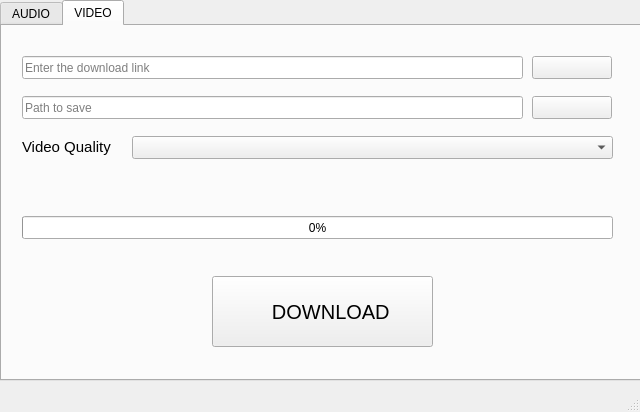
<?xml version="1.0" encoding="UTF-8"?>
<ui version="4.0">
 <class>MainWindow</class>
 <widget class="QMainWindow" name="MainWindow">
  <property name="geometry">
   <rect>
    <x>0</x>
    <y>0</y>
    <width>640</width>
    <height>412</height>
   </rect>
  </property>
  <property name="windowTitle">
   <string>MainWindow</string>
  </property>
  <widget class="QWidget" name="centralwidget">
   <widget class="QTabWidget" name="tabWidget">
    <property name="geometry">
     <rect>
      <x>0</x>
      <y>0</y>
      <width>641</width>
      <height>381</height>
     </rect>
    </property>
    <property name="layoutDirection">
     <enum>Qt::LeftToRight</enum>
    </property>
    <property name="autoFillBackground">
     <bool>false</bool>
    </property>
    <property name="currentIndex">
     <number>1</number>
    </property>
    <widget class="QWidget" name="tab_2">
     <attribute name="title">
      <string>AUDIO</string>
     </attribute>
     <widget class="QPushButton" name="pushButton">
      <property name="geometry">
       <rect>
        <x>210</x>
        <y>250</y>
        <width>221</width>
        <height>71</height>
       </rect>
      </property>
      <property name="font">
       <font>
        <pointsize>15</pointsize>
        <weight>50</weight>
        <italic>false</italic>
        <bold>false</bold>
        <underline>false</underline>
       </font>
      </property>
      <property name="layoutDirection">
       <enum>Qt::LeftToRight</enum>
      </property>
      <property name="text">
       <string>   DOWNLOAD</string>
      </property>
      <property name="icon">
       <iconset resource="photo.qrc">
        <normaloff>:/icons/download.png</normaloff>:/icons/download.png</iconset>
      </property>
      <property name="iconSize">
       <size>
        <width>20</width>
        <height>20</height>
       </size>
      </property>
     </widget>
     <widget class="QLineEdit" name="lineEdit">
      <property name="geometry">
       <rect>
        <x>20</x>
        <y>30</y>
        <width>501</width>
        <height>23</height>
       </rect>
      </property>
      <property name="placeholderText">
       <string>Enter the download link</string>
      </property>
     </widget>
     <widget class="QLineEdit" name="lineEdit_2">
      <property name="geometry">
       <rect>
        <x>20</x>
        <y>70</y>
        <width>501</width>
        <height>23</height>
       </rect>
      </property>
      <property name="placeholderText">
       <string>Path to save</string>
      </property>
     </widget>
     <widget class="QPushButton" name="pushButton_2">
      <property name="geometry">
       <rect>
        <x>530</x>
        <y>70</y>
        <width>80</width>
        <height>23</height>
       </rect>
      </property>
      <property name="text">
       <string/>
      </property>
      <property name="icon">
       <iconset resource="photo.qrc">
        <normaloff>:/icons/browse.png</normaloff>:/icons/browse.png</iconset>
      </property>
     </widget>
     <widget class="QProgressBar" name="progressBar">
      <property name="geometry">
       <rect>
        <x>20</x>
        <y>190</y>
        <width>591</width>
        <height>23</height>
       </rect>
      </property>
      <property name="value">
       <number>0</number>
      </property>
     </widget>
     <widget class="QPushButton" name="pushButton_3">
      <property name="geometry">
       <rect>
        <x>530</x>
        <y>30</y>
        <width>80</width>
        <height>23</height>
       </rect>
      </property>
      <property name="text">
       <string/>
      </property>
      <property name="icon">
       <iconset resource="photo.qrc">
        <normaloff>:/icons/check.png</normaloff>:/icons/check.png</iconset>
      </property>
     </widget>
     <widget class="QLabel" name="label">
      <property name="geometry">
       <rect>
        <x>20</x>
        <y>110</y>
        <width>101</width>
        <height>21</height>
       </rect>
      </property>
      <property name="font">
       <font>
        <pointsize>11</pointsize>
       </font>
      </property>
      <property name="text">
       <string>Audio Quality</string>
      </property>
     </widget>
     <widget class="QComboBox" name="comboBox">
      <property name="geometry">
       <rect>
        <x>130</x>
        <y>110</y>
        <width>481</width>
        <height>23</height>
       </rect>
      </property>
     </widget>
    </widget>
    <widget class="QWidget" name="tab">
     <attribute name="title">
      <string>VIDEO</string>
     </attribute>
     <widget class="QProgressBar" name="progressBar_2">
      <property name="geometry">
       <rect>
        <x>20</x>
        <y>190</y>
        <width>591</width>
        <height>23</height>
       </rect>
      </property>
      <property name="value">
       <number>0</number>
      </property>
     </widget>
     <widget class="QLineEdit" name="lineEdit_3">
      <property name="geometry">
       <rect>
        <x>20</x>
        <y>30</y>
        <width>501</width>
        <height>23</height>
       </rect>
      </property>
      <property name="placeholderText">
       <string>Enter the download link</string>
      </property>
     </widget>
     <widget class="QPushButton" name="pushButton_4">
      <property name="geometry">
       <rect>
        <x>530</x>
        <y>30</y>
        <width>80</width>
        <height>23</height>
       </rect>
      </property>
      <property name="text">
       <string/>
      </property>
      <property name="icon">
       <iconset resource="photo.qrc">
        <normaloff>:/icons/check.png</normaloff>:/icons/check.png</iconset>
      </property>
     </widget>
     <widget class="QComboBox" name="comboBox_2">
      <property name="geometry">
       <rect>
        <x>130</x>
        <y>110</y>
        <width>481</width>
        <height>23</height>
       </rect>
      </property>
     </widget>
     <widget class="QLineEdit" name="lineEdit_4">
      <property name="geometry">
       <rect>
        <x>20</x>
        <y>70</y>
        <width>501</width>
        <height>23</height>
       </rect>
      </property>
      <property name="placeholderText">
       <string>Path to save</string>
      </property>
     </widget>
     <widget class="QPushButton" name="pushButton_5">
      <property name="geometry">
       <rect>
        <x>210</x>
        <y>250</y>
        <width>221</width>
        <height>71</height>
       </rect>
      </property>
      <property name="font">
       <font>
        <pointsize>15</pointsize>
        <weight>50</weight>
        <italic>false</italic>
        <bold>false</bold>
        <underline>false</underline>
       </font>
      </property>
      <property name="layoutDirection">
       <enum>Qt::LeftToRight</enum>
      </property>
      <property name="text">
       <string>   DOWNLOAD</string>
      </property>
      <property name="icon">
       <iconset resource="photo.qrc">
        <normaloff>:/icons/download.png</normaloff>:/icons/download.png</iconset>
      </property>
      <property name="iconSize">
       <size>
        <width>20</width>
        <height>20</height>
       </size>
      </property>
     </widget>
     <widget class="QLabel" name="label_2">
      <property name="geometry">
       <rect>
        <x>20</x>
        <y>110</y>
        <width>101</width>
        <height>21</height>
       </rect>
      </property>
      <property name="font">
       <font>
        <pointsize>11</pointsize>
       </font>
      </property>
      <property name="text">
       <string>Video Quality</string>
      </property>
     </widget>
     <widget class="QPushButton" name="pushButton_6">
      <property name="geometry">
       <rect>
        <x>530</x>
        <y>70</y>
        <width>80</width>
        <height>23</height>
       </rect>
      </property>
      <property name="text">
       <string/>
      </property>
      <property name="icon">
       <iconset resource="photo.qrc">
        <normaloff>:/icons/browse.png</normaloff>:/icons/browse.png</iconset>
      </property>
     </widget>
    </widget>
   </widget>
  </widget>
  <widget class="QMenuBar" name="menubar">
   <property name="geometry">
    <rect>
     <x>0</x>
     <y>0</y>
     <width>640</width>
     <height>20</height>
    </rect>
   </property>
  </widget>
  <widget class="QStatusBar" name="statusbar"/>
 </widget>
 <resources>
  <include location="photo.qrc"/>
 </resources>
 <connections/>
</ui>
